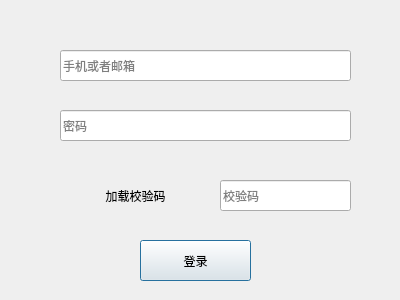
<?xml version="1.0" encoding="UTF-8"?>
<ui version="4.0">
    <class>dlg_login</class>
    <widget class="QDialog" name="dlg_login">
        <property name="geometry">
            <rect>
                <x>0</x>
                <y>0</y>
                <width>400</width>
                <height>300</height>
            </rect>
        </property>
        <property name="windowTitle">
            <string>Dialog</string>
        </property>
        <widget class="QLineEdit" name="edt_username">
            <property name="geometry">
                <rect>
                    <x>60</x>
                    <y>50</y>
                    <width>291</width>
                    <height>31</height>
                </rect>
            </property>
            <property name="placeholderText">
                <string>手机或者邮箱</string>
            </property>
        </widget>
        <widget class="QLineEdit" name="edt_password">
            <property name="geometry">
                <rect>
                    <x>60</x>
                    <y>110</y>
                    <width>291</width>
                    <height>31</height>
                </rect>
            </property>
            <property name="placeholderText">
                <string>密码</string>
            </property>
        </widget>
        <widget class="QLabel" name="lbl_captcha">
            <property name="geometry">
                <rect>
                    <x>60</x>
                    <y>170</y>
                    <width>151</width>
                    <height>51</height>
                </rect>
            </property>
            <property name="text">
                <string>加载校验码</string>
            </property>
            <property name="alignment">
                <set>Qt::AlignCenter</set>
            </property>
        </widget>
        <widget class="QLineEdit" name="edt_captcha">
            <property name="geometry">
                <rect>
                    <x>220</x>
                    <y>180</y>
                    <width>131</width>
                    <height>31</height>
                </rect>
            </property>
            <property name="placeholderText">
                <string>校验码</string>
            </property>
        </widget>
        <widget class="QPushButton" name="btn_login">
            <property name="geometry">
                <rect>
                    <x>140</x>
                    <y>240</y>
                    <width>111</width>
                    <height>41</height>
                </rect>
            </property>
            <property name="text">
                <string>登录</string>
            </property>
        </widget>
    </widget>
    <resources/>
    <connections>
        <connection>
            <sender>btn_login</sender>
            <signal>clicked()</signal>
            <receiver>dlg_login</receiver>
            <slot>login()</slot>
            <hints>
                <hint type="sourcelabel">
                    <x>195</x>
                    <y>260</y>
                </hint>
                <hint type="destinationlabel">
                    <x>199</x>
                    <y>149</y>
                </hint>
            </hints>
        </connection>
    </connections>
    <slots>
        <slot>login()</slot>
    </slots>
</ui>
